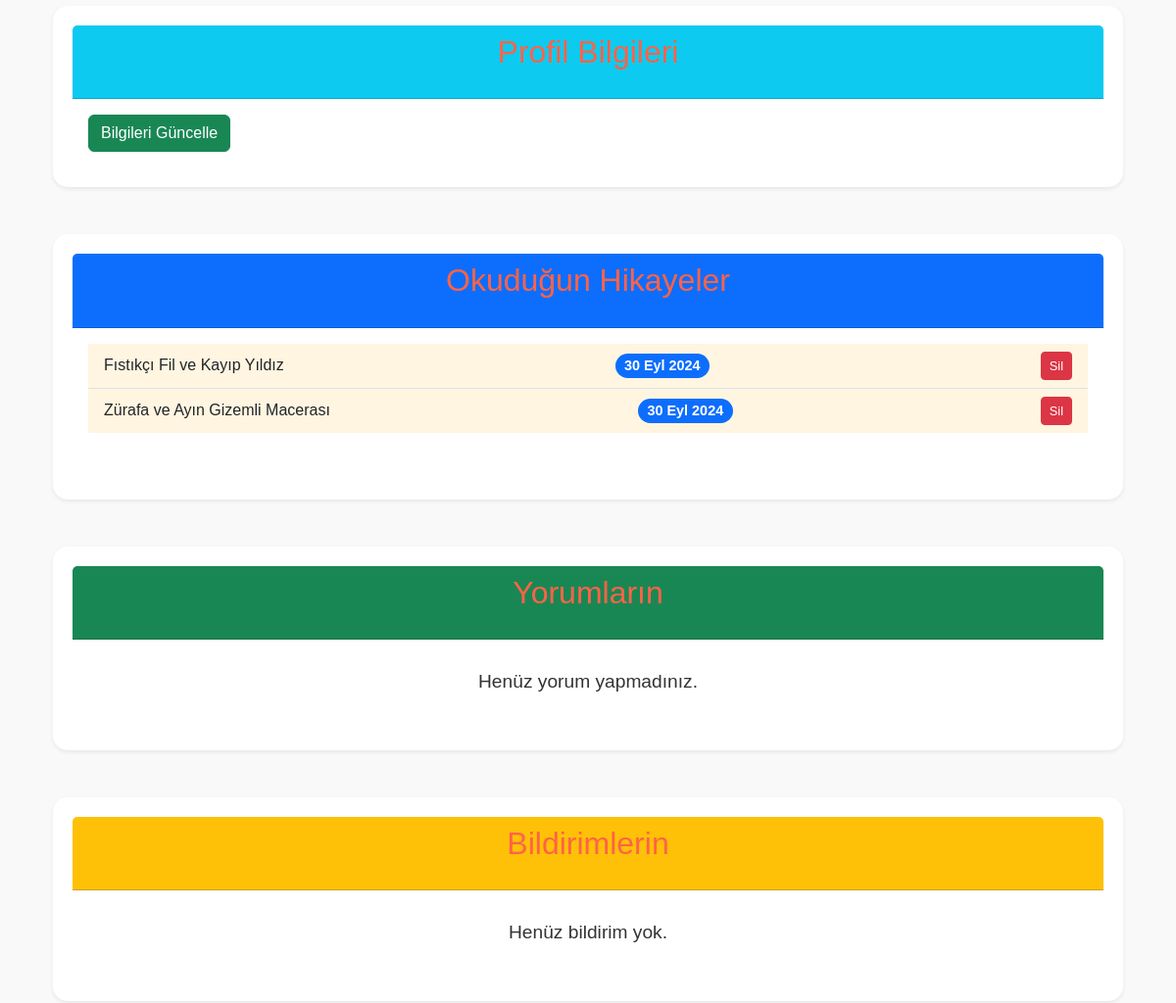
The page /profile/ (signed in, middle part) on the database as committed earlier.
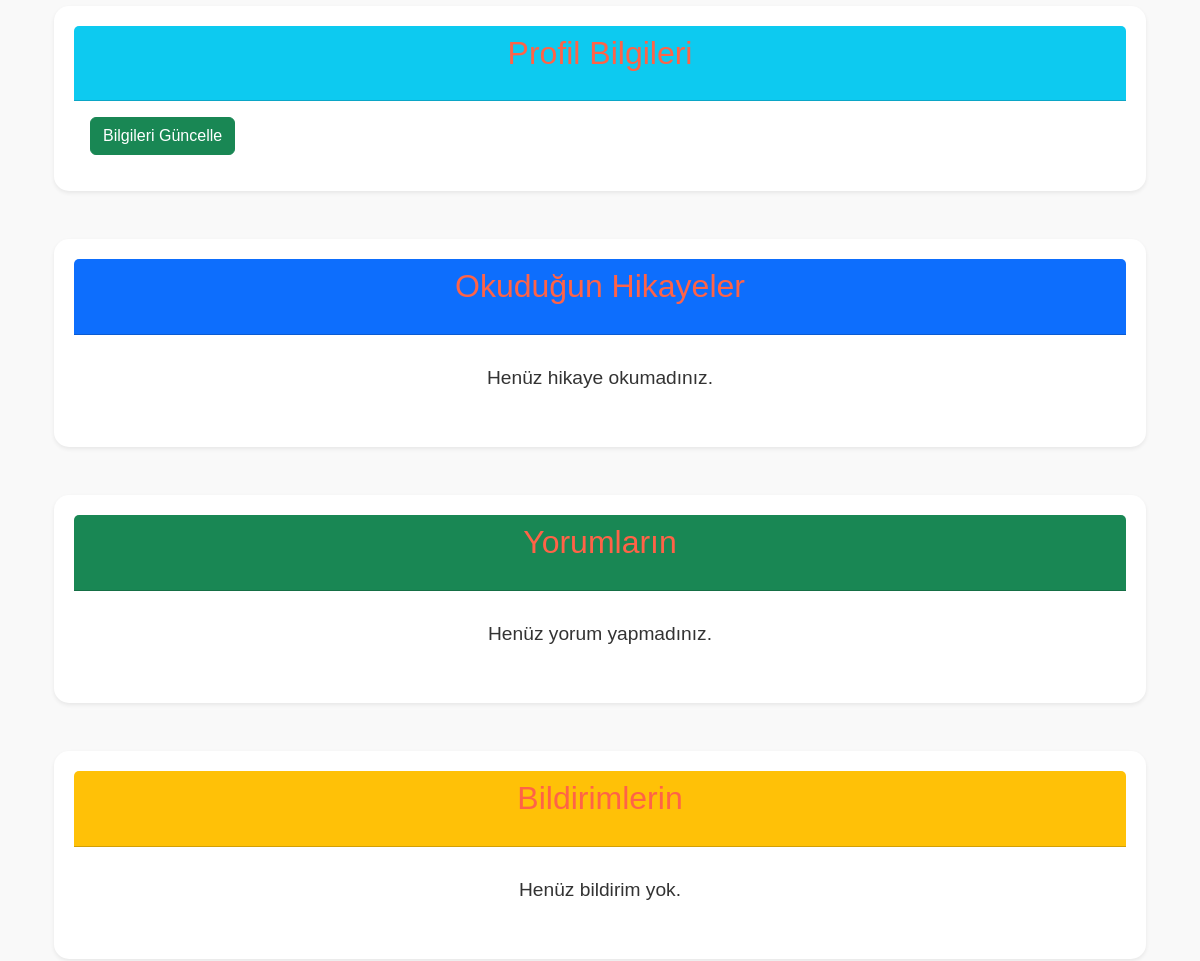
The same page on the database as committed later.
### stories/models.py (models this page shows, shortened)
class UserStory(models.Model):
    user = models.ForeignKey(User, on_delete=models.CASCADE)
    story = models.ForeignKey(Story, on_delete=models.CASCADE)
    read_at = models.DateTimeField(default=timezone.now)

class Story(models.Model):
    title = models.CharField(max_length=200, blank=True, null=False)
    content = models.TextField(blank=True, null=True)
    cover_image = models.ImageField(upload_to='story_covers/', blank=True, null=True)
    category = models.ForeignKey(Category, on_delete=models.SET_NULL, null=True, blank=True)
    tags = models.CharField(max_length=200, blank=True)
    slug = models.SlugField(unique=True, blank=True)
    audio_file = models.FileField(upload_to='story_audio/', blank=True, null=True)  # Ses dosyası için alan
    created_at = models.DateTimeField(default=timezone.now)
    author = models.ForeignKey(User, on_delete=models.SET_NULL, null=True, blank=True)
    meta_description = models.TextField(blank=True, help_text="SEO için meta description")
    keywords = models.CharField(max_length=255, blank=True, help_text="SEO anahtar kelimeleri")

### stories/views.py (the view)
# urls.py: path('profile/', views.profile_view, name='profile'),  # Correct view function
@login_required
def profile_view(request):
    user_stories = UserStory.objects.filter(user=request.user).order_by('-read_at')
    story_paginator = Paginator(user_stories, 5)  # Her sayfada 5 hikaye gösterilecek
    story_page_number = request.GET.get('story_page')
    story_page_obj = story_paginator.get_page(story_page_number)
    user_notifications = Notification.objects.filter(user=request.user).order_by('-created_at')
    notification_paginator = Paginator(user_notifications, 5)  # Her sayfada 5 bildirim gösterilecek
    notification_page_number = request.GET.get('notification_page')
    notification_page_obj = notification_paginator.get_page(notification_page_number)
    user_comments = Comment.objects.filter(author=request.user).order_by('-created_at')
    comment_paginator = Paginator(user_comments, 5)  # Her sayfada 5 yorum gösterilecek
    comment_page_number = request.GET.get('comment_page')
    comment_page_obj = comment_paginator.get_page(comment_page_number)
    user_badges = UserBadge.objects.filter(user=request.user)
    context = {
        'story_page_obj': story_page_obj,  # Hikaye sayfalama objesi
        'notification_page_obj': notification_page_obj,  # Bildirim sayfalama objesi
        'comment_page_obj': comment_page_obj,  # Yorum sayfalama objesi
        'user_badges': user_badges,  # Kullanıcının kazandığı rozetler
    }
    return render(request, 'profile.html', context)

### stories/context_processors.py (called while the page is built)
def get_notifications(request):
    if request.user.is_authenticated:
        unread_notifications_count = Notification.objects.filter(user=request.user, is_read=False).count()
        notifications = Notification.objects.filter(user=request.user).order_by('-created_at')[:5]
    else:
        unread_notifications_count = 0
        notifications = []
    return {
        'unread_notifications_count': unread_notifications_count,
        'notifications': notifications,
    }

### stories/templates/profile.html (shortened to what this page needs)
{% extends "base.html" %}
{% block content %}
<div class="container mt-5">
    <div class="card mb-5 shadow-sm">
        <div class="card-header bg-info text-white">
            <h3>Profil Bilgileri</h3>
        </div>
        <div class="card-body">
            <form method="POST">
                <button type="submit" name="update_profile" class="btn btn-success">Bilgileri Güncelle</button>
            </form>
        </div>
    </div>
    <div class="card mb-5 shadow-sm">
        <div class="card-header bg-primary text-white">
            <h3> Okuduğun Hikayeler</h3>
        </div>
        <div class="card-body">
            {% if story_page_obj %}
            <ul class="list-group list-group-flush">
                {% for story in story_page_obj %}
                <li class="list-group-item d-flex justify-content-between align-items-center">
                    <span>{{ story.story.title }}</span>
                    <span class="badge bg-primary rounded-pill">{{ story.read_at|date:"d M Y" }}</span>
                    <form action="{% url 'delete_story' story.id %}" method="post" style="display:inline;">
                        <button type="submit" class="btn btn-sm btn-danger">Sil</button>
                    </form>
                </li>
                {% endfor %}
            </ul>
            {% else %}
            <p class="text-center">Henüz hikaye okumadınız.</p>
            {% endif %}
        </div>
    </div>
    <div class="card mb-5 shadow-sm">
        <div class="card-header bg-success text-white">
            <h3> Yorumların</h3>
        </div>
        <div class="card-body">
            {% if comment_page_obj %}
            <ul class="list-group list-group-flush">
                {% for comment in comment_page_obj %}
                <li class="list-group-item d-flex justify-content-between align-items-center">
                    <span>{{ comment.story.title }} - {{ comment.content }}</span>
                    <span class="badge bg-success rounded-pill">{{ comment.created_at|date:"d M Y" }}</span>
                    <form action="{% url 'delete_comment' comment.id %}" method="post" style="display:inline;">
                        {% csrf_token %}
                        <button type="submit" class="btn btn-sm btn-danger">Sil</button>
                    </form>
                </li>
                {% endfor %}
            </ul>
            <nav aria-label="Comment pagination">
                <ul class="pagination justify-content-center mt-3">
                    {% if comment_page_obj.has_previous %}
                    <li class="page-item">
                        <a class="page-link" href="?comment_page={{ comment_page_obj.previous_page_number }}">Önceki</a>
                    </li>
                    {% endif %}
                    {% if comment_page_obj.has_next %}
                    <li class="page-item">
                        <a class="page-link" href="?comment_page={{ comment_page_obj.next_page_number }}">Sonraki</a>
                    </li>
                    {% endif %}
                </ul>
            </nav>
            {% else %}
            <p class="text-center">Henüz yorum yapmadınız.</p>
            {% endif %}
        </div>
    </div>
    <div class="card mb-5 shadow-sm">
        <div class="card-header bg-warning text-white">
            <h3> Bildirimlerin</h3>
        </div>
        <div class="card-body">
            {% if notification_page_obj %}
            <ul class="list-group list-group-flush">
                {% for notification in notification_page_obj %}
                <li class="list-group-item d-flex justify-content-between align-items-center">
                    <span>{{ notification.message }}</span>
                    <span class="badge bg-warning rounded-pill">{{ notification.created_at|date:"d M Y" }}</span>
                    <form action="{% url 'delete_notification' notification.id %}" method="post" style="display:inline;">
                        {% csrf_token %}
                        <button type="submit" class="btn btn-sm btn-danger">Sil</button>
                    </form>
                </li>
                {% endfor %}
            </ul>
            <nav aria-label="Notification pagination">
                <ul class="pagination justify-content-center mt-3">
                    {% if notification_page_obj.has_previous %}
                    <li class="page-item">
                        <a class="page-link" href="?notification_page={{ notification_page_obj.previous_page_number }}">Önceki</a>
                    </li>
                    {% endif %}
                    {% if notification_page_obj.has_next %}
                    <li class="page-item">
                        <a class="page-link" href="?notification_page={{ notification_page_obj.next_page_number }}">Sonraki</a>
                    </li>
                    {% endif %}
                </ul>
            </nav>
            {% else %}
            <p class="text-center">Henüz bildirim yok.</p>
            {% endif %}
        </div>
    </div>
</div>
{% endblock %}

### stories/templates/base.html (shortened to what this page needs)
<!DOCTYPE html>
<html lang="tr">
<head>
    {% load static %}
    <link href="https://cdn.jsdelivr.net/npm/bootstrap@5.3.0-alpha1/dist/css/bootstrap.min.css" rel="stylesheet">
    <link rel="stylesheet" href="{% static 'css/style.css' %}">
</head>
<body>
    <div class="container mt-4">
        {% block content %}{% endblock %}
    </div>
</body>
</html>

### stories/static/css/style.css (style rules this page uses)
body { font-family: 'Comic Sans MS', cursive, sans-serif; background-color: #f9f9f9; color: #333; margin: 0; padding: 0; }
h1, h2, h3 { font-size: 2rem; color: #ff6347; text-align: center; margin-bottom: 20px; }
p { font-size: 22px; line-height: 1.8; margin-top: 10px; color: #333; }
.card { background-color: #fff; border: none; border-radius: 15px; box-shadow: 0 4px 10px rgba(0, 0, 0, 0.1); margin-bottom: 20px; padding: 20px; transition: transform 0.3s ease; }
h1, h3 { font-family: 'Comic Sans MS', sans-serif; color: #ff6347; }
.card-header { font-size: 1.5rem; text-align: center; }
.card-body p { font-size: 1.2rem; }

Rows that differ between the two databases and show on the page:
removed UserStory: story "Fıstıkçı Fil ve Kayıp Yıldız", read_at "30 Eyl 2024"
removed UserStory: story "Zürafa ve Ayın Gizemli Macerası", read_at "30 Eyl 2024"
Other text that changed with them:
text now shown: "Henüz hikaye okumadınız."
